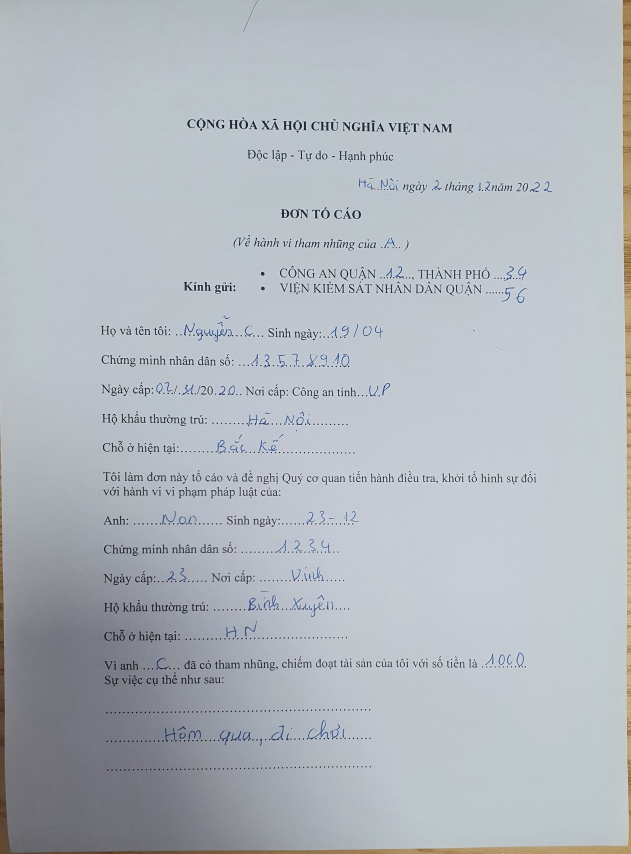
#> input picture image/0892ce2c2b32ea6cb3231.jpg, 1893 x 2560 px (shown at 1/3 size); its folder holds 5 pictures in this run
$ python CutText.py
#> lines starting #> are read from the running program, lines starting #| are printed output that depends on the picture; after the words box and inside, x2 and y2 are one past the last pixel; in counts of white or black regions, pixels touching at a corner belong together
import cv2
import numpy as np
import imutils
import os

from vietocr.tool.predictor import Predictor
from vietocr.tool.config import Cfg
from PIL import Image
import time


def get_region(pathImg):
	folder, file = os.path.split(pathImg)
	img = cv2.imread(pathImg)
	gray = cv2.cvtColor(img, cv2.COLOR_BGR2GRAY)
	th, threshed = cv2.threshold(gray, 127, 255, cv2.THRESH_BINARY_INV | cv2.THRESH_OTSU)
	kernel = cv2.getStructuringElement(cv2.MORPH_RECT, (30, 25))
	dilation = cv2.dilate(threshed, kernel=kernel, iterations=1)
	opening = cv2.morphologyEx(threshed, cv2.MORPH_OPEN, kernel, iterations=4)

	contours, _ = cv2.findContours(dilation, cv2.RETR_EXTERNAL, cv2.CHAIN_APPROX_SIMPLE)
	for cnt in contours:
		if cv2.contourArea(cnt)>500:
			x, y, w, h = cv2.boundingRect(cnt)
			cv2.rectangle(img,(x,y),(x+w,y+h),(0,0,255),2)
	cv2.imwrite(f"region/{file}",img)
# [9 lines of commented-out code are left out]
st=time.time()
def draw_boundingBox(pathImg):
#> called with pathImg = 'image/0892ce2c2b32ea6cb3231.jpg'
	imagePil=Image.open(pathImg)
#> imagePil is the input picture: PIL image 1893x2560 RGB; mean R, G, B 177.9, 183.8, 190.2
	folder,file=os.path.split(pathImg)
	img = cv2.imread(pathImg)
	# 1682*2378

	img=cv2.resize(img,(1682,2378))
#> img: shape (2378, 1682, 3)
	gray = cv2.cvtColor(img, cv2.COLOR_BGR2GRAY)
	th, threshed = cv2.threshold(gray, 127, 255, cv2.THRESH_BINARY_INV | cv2.THRESH_OTSU)
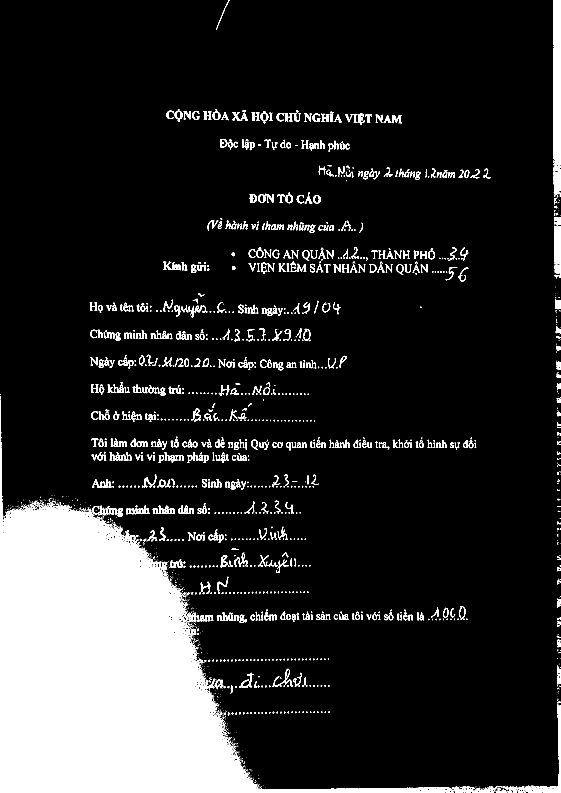
#> threshed: shape (2378, 1682) (shown at 1/3 size); 15% white; 1983 white regions (1314 under 20 px), largest, box (x1, y1, x2, y2) and area: (0, 1199, 1361, 2378) 487407, (1660, 0, 1682, 587) 11960, (1507, 2111, 1682, 2378) 3955
#> th = 157

	blurred = cv2.GaussianBlur(gray, (5, 5), 0)
	kernel = cv2.getStructuringElement(cv2.MORPH_RECT, (40, 3))
	dilation = cv2.dilate(threshed, kernel=kernel, iterations=1)
#> dilation: shape (2378, 1682); 25.1% white; 97 white regions, largest, box (x1, y1, x2, y2) and area: (0, 1187, 1682, 2378) 648048, (727, 740, 1425, 846) 44068, (255, 1309, 1449, 1352) 33639
	# kernel = cv2.getStructuringElement(cv2.MORPH_RECT, (10, 1))
	opening = cv2.morphologyEx(threshed, cv2.MORPH_OPEN, kernel, iterations=4)
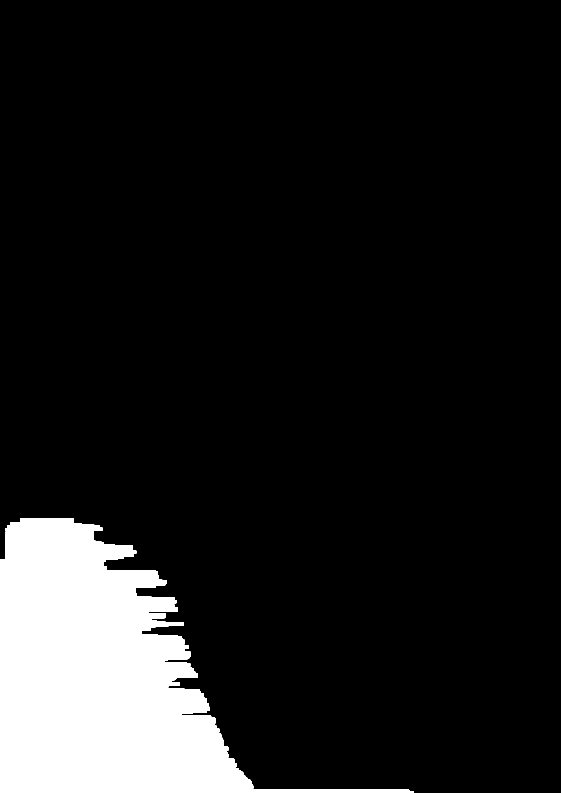
#> opening: shape (2378, 1682) (shown at 1/3 size); 11.1% white; 1 white region

	contours, _ = cv2.findContours(dilation, cv2.RETR_EXTERNAL, cv2.CHAIN_APPROX_SIMPLE)
#> contours = 97 contours; largest, box (x1, y1, x2, y2) and area: (0, 1187, 1682, 2378) 640166, (727, 740, 1425, 846) 42434, (255, 1309, 1449, 1352) 32305, (1641, 0, 1682, 615) 24094, (251, 1063, 1060, 1112) 23854
	# contours=sorted(contours, key=lambda x: x[0])
	# cv2.drawContours(img,contours,-1,(0,0,255),2)
	fullBox=[]
	fullText=[]
	j=0
	for cnt in contours:
		if cv2.contourArea(cnt)>900:
			x, y, w, h = cv2.boundingRect(cnt)
			fullBox.append((x,y,x+w,y+h))
			cv2.rectangle(img,(x,y),(x+w,y+h),(0,0,255),2)
#> this loop made 97 passes
#> (x, y, w, h) on passes 5, 35, 40, 43, 47, 54, 59, 63, 68, 75, 77, 83: (1652, 1995, 30, 68), (257, 1422, 720, 48), (256, 1354, 512, 36), (255, 1309, 1194, 43), (255, 1224, 710, 43), (0, 1187, 1682, 1191), (254, 1145, 693, 44), (251, 1063, 809, 49), (252, 983, 700, 42), (250, 898, 792, 55), (1647, 890, 35, 52), (471, 784, 177, 36)
#> cnt on passes 1, 2, 4, 6, 20, 22: [[1654, 2088], [1654, 2090], [1681, 2090], [1681, 2088]], [[1656, 2079], [1656, 2081], [1681, 2081], [1681, 2079]], [[1653, 2064], [1653, 2068], [1681, 2068], [1681, 2064]], [[1660, 1990], [1660, 1993], [1681, 1993], [1681, 1990]], [[1653, 1620], [1653, 1622], [1681, 1622], [1681, 1620]], [[1654, 1591], [1654, 1594], [1681, 1594], [1681, 1591]]
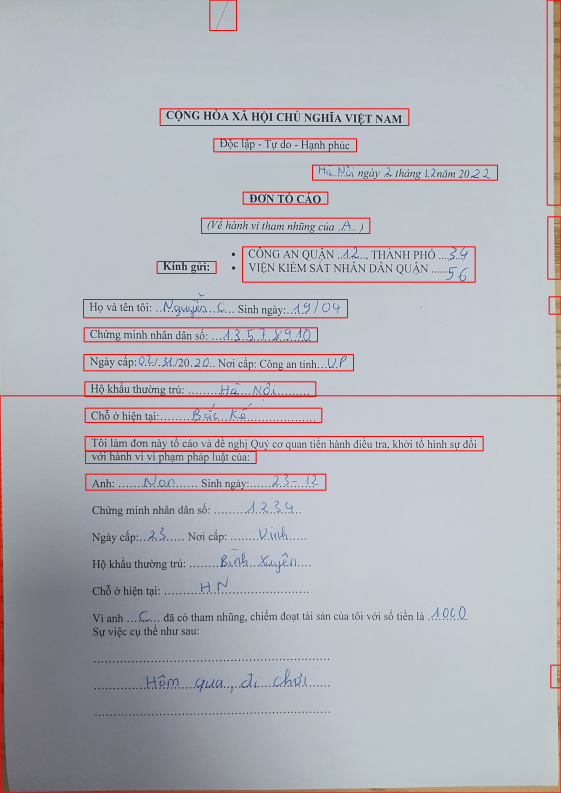
#> img: shape (2378, 1682, 3) (shown at 1/3 size); mean B, G, R 186.4, 180.1, 179.1
#> after the loop, fullBox = 21 items, first 6: (1652, 1995, 1682, 2063), (257, 1422, 977, 1470), (256, 1354, 768, 1390), (255, 1309, 1449, 1352), (255, 1224, 965, 1267), (0, 1187, 1682, 2378)

	fullBox = sorted(fullBox, key=lambda x: x[1])
#> fullBox = 21 items, first 6: (1641, 0, 1682, 615), (629, 0, 709, 91), (480, 326, 1226, 376), (641, 416, 1069, 455), (937, 495, 1492, 540), (729, 576, 983, 612)
	# [8 lines of commented-out code are left out]
	cv2.imwrite(f"boxOut/{file}",img)
for path in os.listdir("image"):
	print(path)
	draw_boundingBox(os.path.join("image", path))
#> pass 2 of the loop `for path in os.listdir("image"):`:
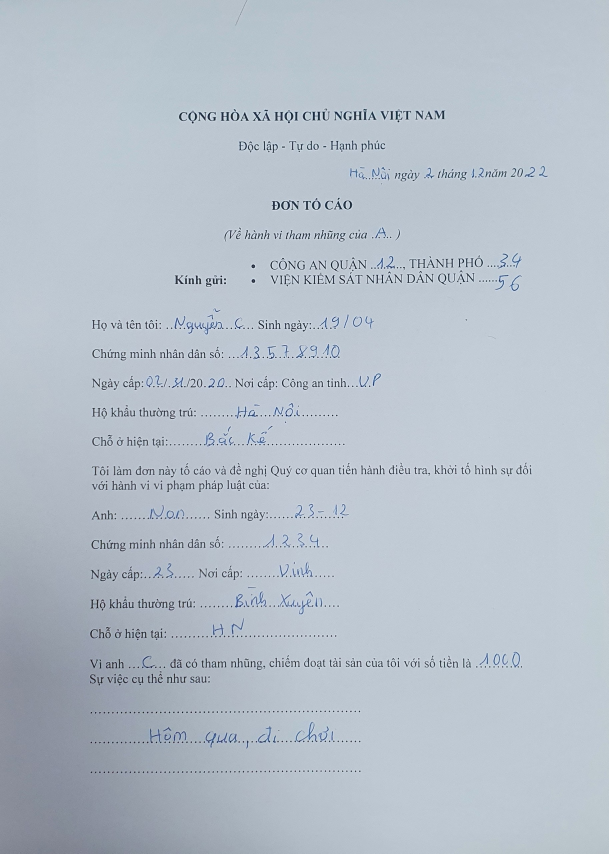
#> input picture image/2ec99d7d7863b93de0722.jpg, 1826 x 2560 px (shown at 1/3 size)
#> in draw_boundingBox, imagePil is the input picture: PIL image 1826x2560 RGB; mean R, G, B 182, 191.7, 202.2
#> in draw_boundingBox (call 2), `th, threshed = cv2.threshold(gray, 127, 255, cv2.THRESH_BINARY_INV | c..`:
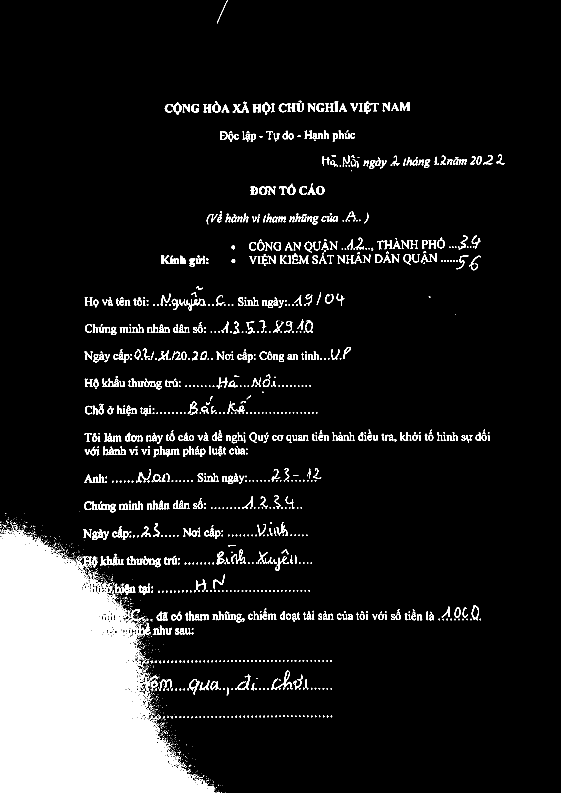
#> threshed: shape (2378, 1682) (shown at 1/3 size); 10.2% white; 2198 white regions (1433 under 20 px), largest, box (x1, y1, x2, y2) and area: (0, 1586, 646, 2378) 298187, (817, 2012, 877, 2069) 607, (777, 558, 827, 585) 594
#> th = 166
#> dilation: shape (2378, 1682); 20.2% white; 37 white regions, largest, box (x1, y1, x2, y2) and area: (0, 1551, 1463, 2378) 453518, (728, 704, 1462, 812) 46584, (234, 1288, 1489, 1332) 36102
#> opening: shape (2378, 1682); 6.6% white; 3 white regions
#> contours = 37 contours; largest, box (x1, y1, x2, y2) and area: (0, 1551, 1463, 2378) 446320, (728, 704, 1462, 812) 44936, (234, 1288, 1489, 1332) 34712, (234, 1040, 1073, 1088) 24733, (235, 875, 1053, 933) 24247
#> the loop in draw_boundingBox (call 2), `for cnt in contours:` made 37 passes
#> (x, y, w, h) on passes 5, 6, 11, 12, 13, 14, 15, 19: (230, 1565, 712, 57), (0, 1551, 1463, 827), (233, 1485, 693, 53), (234, 1403, 750, 50), (235, 1337, 528, 36), (234, 1288, 1255, 44), (236, 1202, 736, 47), (235, 1122, 718, 47)
#> after the loop in draw_boundingBox (call 2), `for cnt in contours:`:
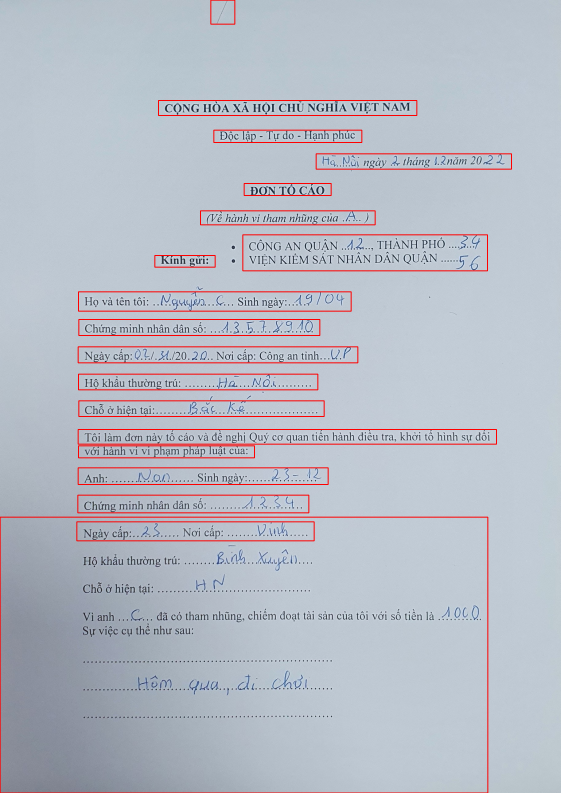
#> img: shape (2378, 1682, 3) (shown at 1/3 size); mean B, G, R 197.8, 187.5, 183.3
#> after the loop in draw_boundingBox (call 2), `for cnt in contours:`: fullBox = 19 items, first 6: (230, 1565, 942, 1622), (0, 1551, 1463, 2378), (233, 1485, 926, 1538), (234, 1403, 984, 1453), (235, 1337, 763, 1373), (234, 1288, 1489, 1332)
#> in draw_boundingBox (call 2), `fullBox = sorted(fullBox, key=lambda x: x[1])`: fullBox = 19 items, first 6: (632, 0, 704, 72), (475, 301, 1250, 346), (641, 390, 1085, 427), (948, 461, 1534, 507), (732, 550, 993, 586), (601, 632, 1125, 674)
#> pass 3 of the loop `for path in os.listdir("image"):`:
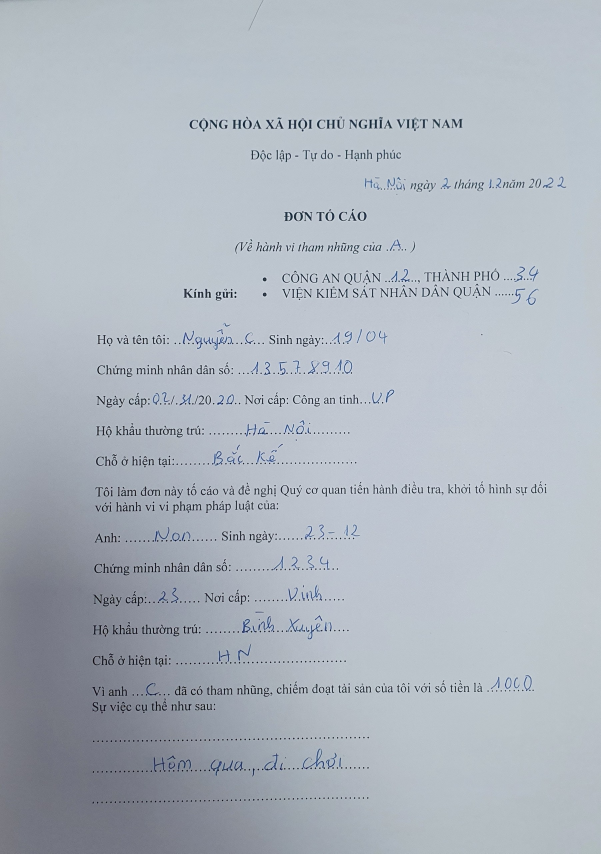
#> input picture image/8f6c03cfe6d1278f7ec03.jpg, 1802 x 2560 px (shown at 1/3 size)
#> in draw_boundingBox, imagePil is the input picture: PIL image 1802x2560 RGB; mean R, G, B 174, 181.7, 190.8
#> in draw_boundingBox (call 3), `th, threshed = cv2.threshold(gray, 127, 255, cv2.THRESH_BINARY_INV | c..`:
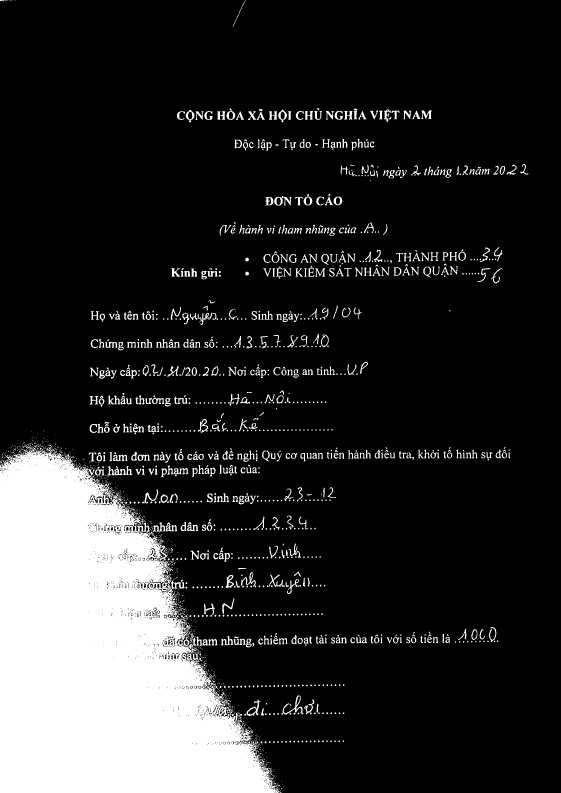
#> threshed: shape (2378, 1682) (shown at 1/3 size); 16.3% white; 2125 white regions (1401 under 20 px), largest, box (x1, y1, x2, y2) and area: (0, 1340, 839, 2378) 552082, (324, 1398, 397, 1427) 826, (848, 2086, 910, 2144) 717
#> th = 157
#> dilation: shape (2378, 1682); 26.1% white; 30 white regions, largest, box (x1, y1, x2, y2) and area: (0, 1301, 1551, 2378) 782851, (771, 740, 1528, 851) 48696, (251, 1085, 1124, 1137) 27332
#> opening: shape (2378, 1682); 12% white; 1 white region
#> contours = 30 contours; largest, box (x1, y1, x2, y2) and area: (0, 1301, 1551, 2378) 773538, (771, 740, 1528, 851) 46907, (251, 1085, 1124, 1137) 26428, (254, 916, 1105, 976) 25803, (512, 324, 1315, 368) 24635
#> the loop in draw_boundingBox (call 3), `for cnt in contours:` made 30 passes
#> (x, y, w, h) on passes 4, 6, 10, 11, 12, 14, 18, 20: (0, 1301, 1551, 1077), (250, 1253, 768, 51), (250, 1170, 749, 51), (251, 1085, 873, 52), (253, 1000, 753, 52), (254, 916, 851, 60), (495, 803, 187, 36), (771, 740, 757, 111)
#> after the loop in draw_boundingBox (call 3), `for cnt in contours:`:
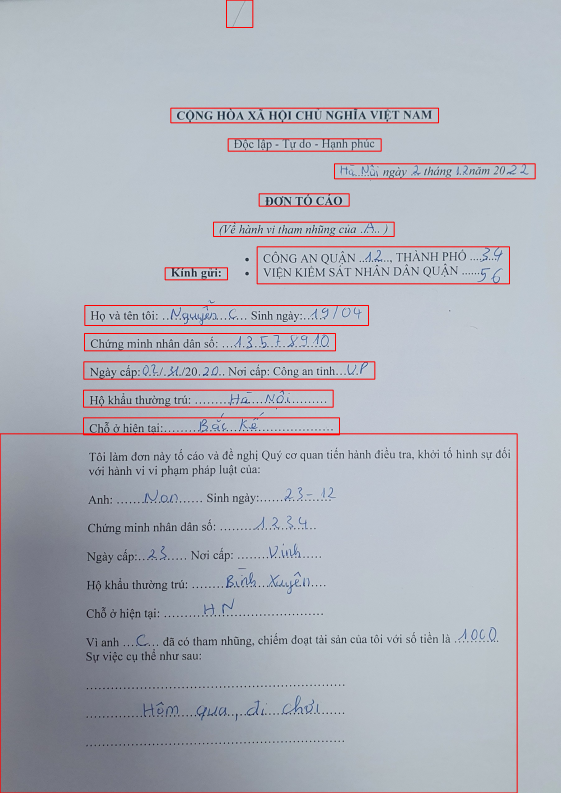
#> img: shape (2378, 1682, 3) (shown at 1/3 size); mean B, G, R 187.6, 178.7, 175
#> after the loop in draw_boundingBox (call 3), `for cnt in contours:`: fullBox = 14 items, first 6: (0, 1301, 1551, 2378), (250, 1253, 1018, 1304), (250, 1170, 999, 1221), (251, 1085, 1124, 1137), (253, 1000, 1006, 1052), (254, 916, 1105, 976)
#> in draw_boundingBox (call 3), `fullBox = sorted(fullBox, key=lambda x: x[1])`: fullBox = 14 items, first 6: (679, 0, 758, 82), (512, 324, 1315, 368), (684, 416, 1143, 453), (1003, 491, 1605, 536), (777, 581, 1047, 618), (640, 666, 1182, 709)
#> the loop made 5 passes; the first 3 are shown
# [16 lines of commented-out code are left out]

draw_boundingBox("image/letter_21.png")
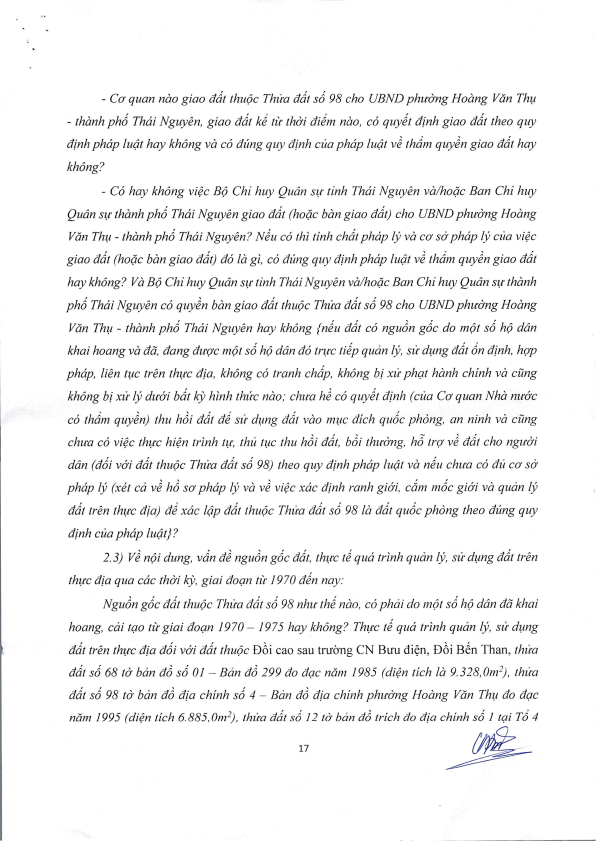
#> input picture image/letter_21.png, 1788 x 2526 px (shown at 1/3 size)
#> in draw_boundingBox, imagePil is the input picture: PIL image 1788x2526 RGB; mean R, G, B 242.6, 242.6, 242.8
#> in draw_boundingBox (call 6), `th, threshed = cv2.threshold(gray, 127, 255, cv2.THRESH_BINARY_INV | c..`:
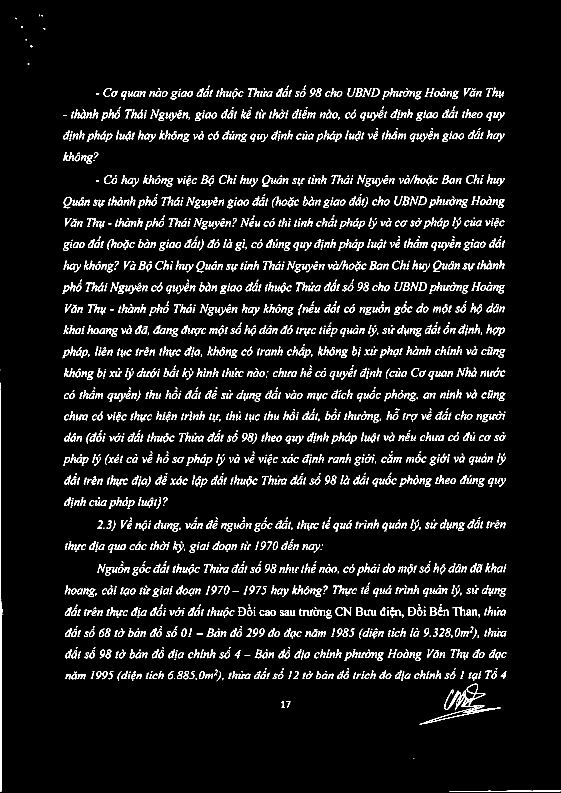
#> threshed: shape (2378, 1682) (shown at 1/3 size); 5.7% white; 2518 white regions (590 under 20 px), largest, box (x1, y1, x2, y2) and area: (0, 1169, 8, 2374) 4126, (1259, 2051, 1502, 2174) 2993, (1348, 2371, 1681, 2374) 499
#> in draw_boundingBox (call 6), `th, threshed = cv2.threshold(gray, 127, 255, cv2.THRESH_BINARY_INV | c..`: th = 164
#> in draw_boundingBox (call 6), `dilation = cv2.dilate(threshed, kernel=kernel, iterations=1)`:
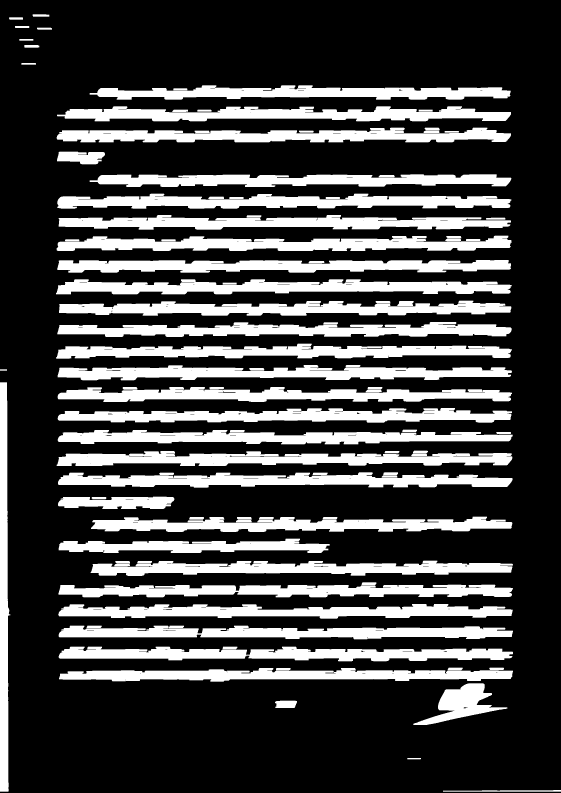
#> dilation: shape (2378, 1682) (shown at 1/3 size); 26.9% white; 98 white regions
#> in draw_boundingBox (call 6), `opening = cv2.morphologyEx(threshed, cv2.MORPH_OPEN, kernel, iteration..`: opening: shape (2378, 1682); every value is 0
#> in draw_boundingBox (call 6), `contours, _ = cv2.findContours(dilation, cv2.RETR_EXTERNAL, cv2.CHAIN_..`: contours = 98 contours; largest, box (x1, y1, x2, y2) and area: (168, 838, 1535, 883) 39937, (170, 707, 1535, 753) 39808, (172, 581, 1534, 626) 39202, (170, 1353, 1537, 1398) 38968, (174, 1417, 1538, 1463) 38782
#> the loop in draw_boundingBox (call 6), `for cnt in contours:` made 98 passes
#> (x, y, w, h) on passes 1, 3, 4, 6, 10, 13, 14, 15, 20, 21, 27, 29: (1329, 2370, 353, 5), (825, 2102, 66, 22), (1240, 2050, 282, 125), (177, 2004, 1362, 41), (176, 1940, 1363, 44), (176, 1877, 1363, 41), (175, 1812, 1363, 44), (175, 1754, 1364, 38), (272, 1682, 1267, 46), (176, 1616, 813, 43), (273, 1550, 1264, 46), (174, 1490, 349, 37)
#> cnt on passes 51, 60: [[0, 1108], [0, 1111], [20, 1111], [20, 1108]], [[668, 848], [668, 853], [709, 853], [709, 848]]
#> after the loop in draw_boundingBox (call 6), `for cnt in contours:`:
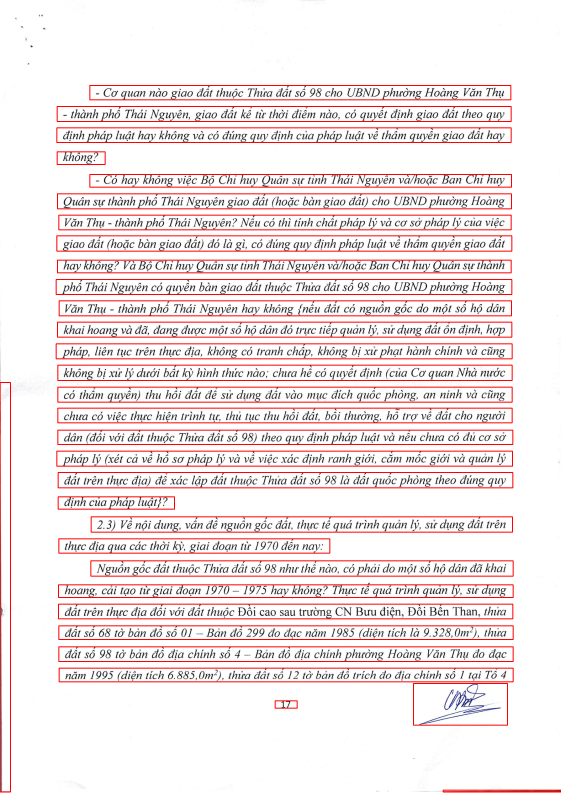
#> img: shape (2378, 1682, 3) (shown at 1/3 size); mean B, G, R 228.4, 228.1, 242.7
#> after the loop in draw_boundingBox (call 6), `for cnt in contours:`: fullBox = 32 items, first 6: (1329, 2370, 1682, 2375), (825, 2102, 891, 2124), (1240, 2050, 1522, 2175), (177, 2004, 1539, 2045), (176, 1940, 1539, 1984), (176, 1877, 1539, 1918)
#> in draw_boundingBox (call 6), `fullBox = sorted(fullBox, key=lambda x: x[1])`: fullBox = 32 items, first 6: (269, 256, 1532, 299), (171, 319, 1533, 364), (170, 383, 1533, 427), (171, 455, 315, 493), (269, 523, 1534, 561), (172, 581, 1534, 626)
print(time.time()-st)
